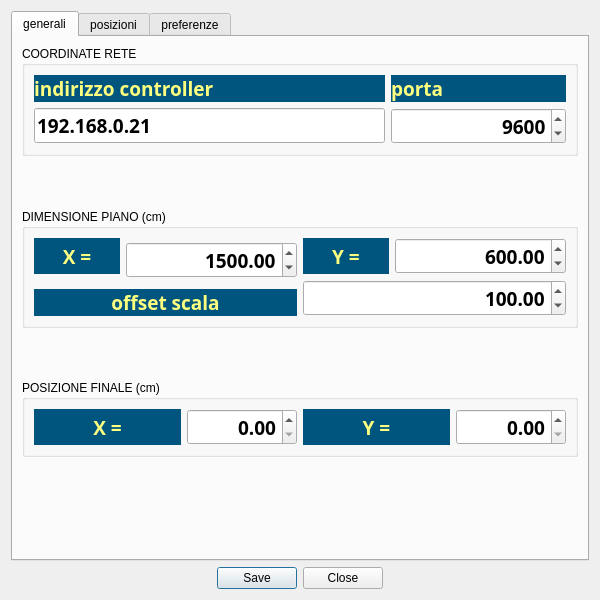
<?xml version="1.0" encoding="UTF-8"?>
<ui version="4.0">
 <class>DialogSettings</class>
 <widget class="QDialog" name="DialogSettings">
  <property name="geometry">
   <rect>
    <x>0</x>
    <y>0</y>
    <width>600</width>
    <height>600</height>
   </rect>
  </property>
  <property name="windowTitle">
   <string>impostazioni</string>
  </property>
  <layout class="QVBoxLayout" name="verticalLayout_3">
   <item>
    <widget class="QTabWidget" name="tabWidget">
     <property name="currentIndex">
      <number>0</number>
     </property>
     <widget class="QWidget" name="tab_1">
      <attribute name="title">
       <string>generali</string>
      </attribute>
      <layout class="QVBoxLayout" name="verticalLayout">
       <item>
        <widget class="QGroupBox" name="groupBox_4">
         <property name="title">
          <string>COORDINATE RETE</string>
         </property>
         <layout class="QGridLayout" name="gridLayout_2" columnstretch="2,1">
          <item row="0" column="0">
           <widget class="QLabel" name="label">
            <property name="font">
             <font>
              <family>Courier 10 Pitch</family>
              <pointsize>14</pointsize>
              <weight>75</weight>
              <bold>true</bold>
             </font>
            </property>
            <property name="styleSheet">
             <string notr="true">background-color: rgb(0, 85, 127);
color: rgb(255, 255, 127);</string>
            </property>
            <property name="text">
             <string>indirizzo controller</string>
            </property>
            <property name="buddy">
             <cstring>lineEditUrlPlc</cstring>
            </property>
           </widget>
          </item>
          <item row="1" column="0">
           <widget class="QLineEdit" name="lineEditUrlPlc">
            <property name="font">
             <font>
              <family>Courier 10 Pitch</family>
              <pointsize>14</pointsize>
              <weight>75</weight>
              <bold>true</bold>
             </font>
            </property>
            <property name="text">
             <string>192.168.0.21</string>
            </property>
           </widget>
          </item>
          <item row="0" column="1">
           <widget class="QLabel" name="label_2">
            <property name="font">
             <font>
              <family>Courier 10 Pitch</family>
              <pointsize>14</pointsize>
              <weight>75</weight>
              <bold>true</bold>
             </font>
            </property>
            <property name="styleSheet">
             <string notr="true">background-color: rgb(0, 85, 127);
color: rgb(255, 255, 127);</string>
            </property>
            <property name="text">
             <string>porta</string>
            </property>
            <property name="buddy">
             <cstring>spinBoxPortaPlc</cstring>
            </property>
           </widget>
          </item>
          <item row="1" column="1">
           <widget class="QSpinBox" name="spinBoxPortaPlc">
            <property name="font">
             <font>
              <family>Courier 10 Pitch</family>
              <pointsize>14</pointsize>
              <weight>75</weight>
              <bold>true</bold>
             </font>
            </property>
            <property name="alignment">
             <set>Qt::AlignRight|Qt::AlignTrailing|Qt::AlignVCenter</set>
            </property>
            <property name="maximum">
             <number>32000</number>
            </property>
            <property name="value">
             <number>9600</number>
            </property>
           </widget>
          </item>
         </layout>
        </widget>
       </item>
       <item>
        <spacer name="verticalSpacer_3">
         <property name="orientation">
          <enum>Qt::Vertical</enum>
         </property>
         <property name="sizeHint" stdset="0">
          <size>
           <width>20</width>
           <height>40</height>
          </size>
         </property>
        </spacer>
       </item>
       <item>
        <widget class="QGroupBox" name="groupBox_5">
         <property name="title">
          <string>DIMENSIONE PIANO (cm)</string>
         </property>
         <layout class="QGridLayout" name="gridLayout_5" columnstretch="1,2,1,2">
          <item row="0" column="0">
           <widget class="QLabel" name="label_9">
            <property name="font">
             <font>
              <family>Courier 10 Pitch</family>
              <pointsize>14</pointsize>
              <weight>75</weight>
              <bold>true</bold>
             </font>
            </property>
            <property name="styleSheet">
             <string notr="true">background-color: rgb(0, 85, 127);
color: rgb(255, 255, 127);</string>
            </property>
            <property name="text">
             <string>X =</string>
            </property>
            <property name="alignment">
             <set>Qt::AlignCenter</set>
            </property>
           </widget>
          </item>
          <item row="0" column="1" rowspan="2">
           <widget class="QDoubleSpinBox" name="doubleSpinBox_maxx">
            <property name="font">
             <font>
              <family>Courier 10 Pitch</family>
              <pointsize>14</pointsize>
              <weight>75</weight>
              <bold>true</bold>
             </font>
            </property>
            <property name="alignment">
             <set>Qt::AlignRight|Qt::AlignTrailing|Qt::AlignVCenter</set>
            </property>
            <property name="maximum">
             <double>99999.000000000000000</double>
            </property>
            <property name="value">
             <double>1500.000000000000000</double>
            </property>
           </widget>
          </item>
          <item row="0" column="2">
           <widget class="QLabel" name="label_14">
            <property name="font">
             <font>
              <family>Courier 10 Pitch</family>
              <pointsize>14</pointsize>
              <weight>75</weight>
              <bold>true</bold>
             </font>
            </property>
            <property name="styleSheet">
             <string notr="true">background-color: rgb(0, 85, 127);
color: rgb(255, 255, 127);</string>
            </property>
            <property name="text">
             <string>Y =</string>
            </property>
            <property name="alignment">
             <set>Qt::AlignCenter</set>
            </property>
           </widget>
          </item>
          <item row="0" column="3">
           <widget class="QDoubleSpinBox" name="doubleSpinBox_maxy">
            <property name="font">
             <font>
              <family>Courier 10 Pitch</family>
              <pointsize>14</pointsize>
              <weight>75</weight>
              <bold>true</bold>
             </font>
            </property>
            <property name="alignment">
             <set>Qt::AlignRight|Qt::AlignTrailing|Qt::AlignVCenter</set>
            </property>
            <property name="maximum">
             <double>99999.000000000000000</double>
            </property>
            <property name="value">
             <double>600.000000000000000</double>
            </property>
           </widget>
          </item>
          <item row="1" column="2" rowspan="2" colspan="2">
           <widget class="QDoubleSpinBox" name="doubleSpinBoxScala">
            <property name="font">
             <font>
              <family>Courier 10 Pitch</family>
              <pointsize>14</pointsize>
              <weight>75</weight>
              <bold>true</bold>
             </font>
            </property>
            <property name="alignment">
             <set>Qt::AlignRight|Qt::AlignTrailing|Qt::AlignVCenter</set>
            </property>
            <property name="minimum">
             <double>1.000000000000000</double>
            </property>
            <property name="maximum">
             <double>1000.000000000000000</double>
            </property>
            <property name="value">
             <double>100.000000000000000</double>
            </property>
           </widget>
          </item>
          <item row="2" column="0" colspan="2">
           <widget class="QLabel" name="label_4">
            <property name="font">
             <font>
              <family>Courier 10 Pitch</family>
              <pointsize>14</pointsize>
              <weight>75</weight>
              <bold>true</bold>
             </font>
            </property>
            <property name="styleSheet">
             <string notr="true">background-color: rgb(0, 85, 127);
color: rgb(255, 255, 127);</string>
            </property>
            <property name="text">
             <string>offset scala</string>
            </property>
            <property name="alignment">
             <set>Qt::AlignCenter</set>
            </property>
            <property name="buddy">
             <cstring>doubleSpinBoxScala</cstring>
            </property>
           </widget>
          </item>
         </layout>
        </widget>
       </item>
       <item>
        <spacer name="verticalSpacer_4">
         <property name="orientation">
          <enum>Qt::Vertical</enum>
         </property>
         <property name="sizeHint" stdset="0">
          <size>
           <width>20</width>
           <height>40</height>
          </size>
         </property>
        </spacer>
       </item>
       <item>
        <widget class="QGroupBox" name="groupBox_6">
         <property name="title">
          <string>POSIZIONE FINALE (cm)</string>
         </property>
         <layout class="QGridLayout" name="gridLayout_6" columnstretch="1,0,1,0">
          <item row="0" column="0">
           <widget class="QLabel" name="label_10">
            <property name="font">
             <font>
              <family>Courier 10 Pitch</family>
              <pointsize>14</pointsize>
              <weight>75</weight>
              <bold>true</bold>
             </font>
            </property>
            <property name="styleSheet">
             <string notr="true">background-color: rgb(0, 85, 127);
color: rgb(255, 255, 127);</string>
            </property>
            <property name="text">
             <string>X =</string>
            </property>
            <property name="alignment">
             <set>Qt::AlignCenter</set>
            </property>
           </widget>
          </item>
          <item row="0" column="1">
           <widget class="QDoubleSpinBox" name="doubleSpinBox_stopx">
            <property name="font">
             <font>
              <family>Courier 10 Pitch</family>
              <pointsize>14</pointsize>
              <weight>75</weight>
              <bold>true</bold>
             </font>
            </property>
            <property name="alignment">
             <set>Qt::AlignRight|Qt::AlignTrailing|Qt::AlignVCenter</set>
            </property>
            <property name="maximum">
             <double>99999.000000000000000</double>
            </property>
           </widget>
          </item>
          <item row="0" column="2">
           <widget class="QLabel" name="label_15">
            <property name="font">
             <font>
              <family>Courier 10 Pitch</family>
              <pointsize>14</pointsize>
              <weight>75</weight>
              <bold>true</bold>
             </font>
            </property>
            <property name="styleSheet">
             <string notr="true">background-color: rgb(0, 85, 127);
color: rgb(255, 255, 127);</string>
            </property>
            <property name="text">
             <string>Y =</string>
            </property>
            <property name="alignment">
             <set>Qt::AlignCenter</set>
            </property>
           </widget>
          </item>
          <item row="0" column="3">
           <widget class="QDoubleSpinBox" name="doubleSpinBox_stopy">
            <property name="font">
             <font>
              <family>Courier 10 Pitch</family>
              <pointsize>14</pointsize>
              <weight>75</weight>
              <bold>true</bold>
             </font>
            </property>
            <property name="alignment">
             <set>Qt::AlignRight|Qt::AlignTrailing|Qt::AlignVCenter</set>
            </property>
            <property name="maximum">
             <double>99999.000000000000000</double>
            </property>
           </widget>
          </item>
         </layout>
        </widget>
       </item>
       <item>
        <spacer name="verticalSpacer">
         <property name="orientation">
          <enum>Qt::Vertical</enum>
         </property>
         <property name="sizeHint" stdset="0">
          <size>
           <width>20</width>
           <height>93</height>
          </size>
         </property>
        </spacer>
       </item>
      </layout>
     </widget>
     <widget class="QWidget" name="tab_2">
      <attribute name="title">
       <string>posizioni</string>
      </attribute>
      <layout class="QVBoxLayout" name="verticalLayout_4">
       <item>
        <widget class="QGroupBox" name="groupBox">
         <property name="title">
          <string>SPOSTAMENTO PENNA (cm)</string>
         </property>
         <layout class="QGridLayout" name="gridLayout" columnstretch="1,2,1,2">
          <item row="0" column="0">
           <widget class="QLabel" name="label_5">
            <property name="font">
             <font>
              <family>Courier 10 Pitch</family>
              <pointsize>14</pointsize>
              <weight>75</weight>
              <bold>true</bold>
             </font>
            </property>
            <property name="styleSheet">
             <string notr="true">background-color: rgb(0, 85, 127);
color: rgb(255, 255, 127);</string>
            </property>
            <property name="text">
             <string>X =</string>
            </property>
            <property name="alignment">
             <set>Qt::AlignCenter</set>
            </property>
            <property name="margin">
             <number>0</number>
            </property>
           </widget>
          </item>
          <item row="0" column="1">
           <widget class="QDoubleSpinBox" name="doubleSpinBoxPennaX">
            <property name="font">
             <font>
              <family>Courier 10 Pitch</family>
              <pointsize>14</pointsize>
              <weight>75</weight>
              <bold>true</bold>
             </font>
            </property>
            <property name="alignment">
             <set>Qt::AlignRight|Qt::AlignTrailing|Qt::AlignVCenter</set>
            </property>
            <property name="decimals">
             <number>2</number>
            </property>
            <property name="minimum">
             <double>-500.000000000000000</double>
            </property>
            <property name="maximum">
             <double>500.000000000000000</double>
            </property>
            <property name="value">
             <double>0.000000000000000</double>
            </property>
           </widget>
          </item>
          <item row="0" column="2">
           <widget class="QLabel" name="label_6">
            <property name="font">
             <font>
              <family>Courier 10 Pitch</family>
              <pointsize>14</pointsize>
              <weight>75</weight>
              <bold>true</bold>
             </font>
            </property>
            <property name="styleSheet">
             <string notr="true">background-color: rgb(0, 85, 127);
color: rgb(255, 255, 127);</string>
            </property>
            <property name="text">
             <string>Y =</string>
            </property>
            <property name="alignment">
             <set>Qt::AlignCenter</set>
            </property>
            <property name="margin">
             <number>0</number>
            </property>
           </widget>
          </item>
          <item row="0" column="3">
           <widget class="QDoubleSpinBox" name="doubleSpinBoxPennaY">
            <property name="font">
             <font>
              <family>Courier 10 Pitch</family>
              <pointsize>14</pointsize>
              <weight>75</weight>
              <bold>true</bold>
             </font>
            </property>
            <property name="alignment">
             <set>Qt::AlignRight|Qt::AlignTrailing|Qt::AlignVCenter</set>
            </property>
            <property name="decimals">
             <number>2</number>
            </property>
            <property name="minimum">
             <double>-500.000000000000000</double>
            </property>
            <property name="maximum">
             <double>500.000000000000000</double>
            </property>
            <property name="value">
             <double>0.000000000000000</double>
            </property>
           </widget>
          </item>
         </layout>
        </widget>
       </item>
       <item>
        <spacer name="verticalSpacer_5">
         <property name="orientation">
          <enum>Qt::Vertical</enum>
         </property>
         <property name="sizeHint" stdset="0">
          <size>
           <width>20</width>
           <height>40</height>
          </size>
         </property>
        </spacer>
       </item>
       <item>
        <widget class="QGroupBox" name="groupBox_2">
         <property name="title">
          <string>SPOSTAMENTO LAMA (cm)</string>
         </property>
         <layout class="QGridLayout" name="gridLayout_3" columnstretch="1,2,1,2">
          <item row="0" column="0">
           <widget class="QLabel" name="label_7">
            <property name="font">
             <font>
              <family>Courier 10 Pitch</family>
              <pointsize>14</pointsize>
              <weight>75</weight>
              <bold>true</bold>
             </font>
            </property>
            <property name="styleSheet">
             <string notr="true">background-color: rgb(0, 85, 127);
color: rgb(255, 255, 127);</string>
            </property>
            <property name="text">
             <string>X =</string>
            </property>
            <property name="alignment">
             <set>Qt::AlignCenter</set>
            </property>
            <property name="margin">
             <number>0</number>
            </property>
           </widget>
          </item>
          <item row="0" column="1">
           <widget class="QDoubleSpinBox" name="doubleSpinBoxCutterX">
            <property name="font">
             <font>
              <family>Courier 10 Pitch</family>
              <pointsize>14</pointsize>
              <weight>75</weight>
              <bold>true</bold>
             </font>
            </property>
            <property name="alignment">
             <set>Qt::AlignRight|Qt::AlignTrailing|Qt::AlignVCenter</set>
            </property>
            <property name="decimals">
             <number>2</number>
            </property>
            <property name="minimum">
             <double>-500.000000000000000</double>
            </property>
            <property name="maximum">
             <double>500.000000000000000</double>
            </property>
            <property name="value">
             <double>0.000000000000000</double>
            </property>
           </widget>
          </item>
          <item row="0" column="2">
           <widget class="QLabel" name="label_11">
            <property name="font">
             <font>
              <family>Courier 10 Pitch</family>
              <pointsize>14</pointsize>
              <weight>75</weight>
              <bold>true</bold>
             </font>
            </property>
            <property name="styleSheet">
             <string notr="true">background-color: rgb(0, 85, 127);
color: rgb(255, 255, 127);</string>
            </property>
            <property name="text">
             <string>Y =</string>
            </property>
            <property name="alignment">
             <set>Qt::AlignCenter</set>
            </property>
            <property name="margin">
             <number>0</number>
            </property>
           </widget>
          </item>
          <item row="0" column="3">
           <widget class="QDoubleSpinBox" name="doubleSpinBoxCutterY">
            <property name="font">
             <font>
              <family>Courier 10 Pitch</family>
              <pointsize>14</pointsize>
              <weight>75</weight>
              <bold>true</bold>
             </font>
            </property>
            <property name="alignment">
             <set>Qt::AlignRight|Qt::AlignTrailing|Qt::AlignVCenter</set>
            </property>
            <property name="decimals">
             <number>2</number>
            </property>
            <property name="minimum">
             <double>-500.000000000000000</double>
            </property>
            <property name="maximum">
             <double>500.000000000000000</double>
            </property>
            <property name="value">
             <double>0.000000000000000</double>
            </property>
           </widget>
          </item>
         </layout>
        </widget>
       </item>
       <item>
        <spacer name="verticalSpacer_6">
         <property name="orientation">
          <enum>Qt::Vertical</enum>
         </property>
         <property name="sizeHint" stdset="0">
          <size>
           <width>20</width>
           <height>40</height>
          </size>
         </property>
        </spacer>
       </item>
       <item>
        <widget class="QGroupBox" name="groupBox_3">
         <property name="title">
          <string>SPOSTAMENTO RULLO (cm)</string>
         </property>
         <layout class="QGridLayout" name="gridLayout_4" columnstretch="1,2,1,2">
          <item row="2" column="0" colspan="2">
           <widget class="QDoubleSpinBox" name="doubleSpinBoxRullo">
            <property name="font">
             <font>
              <family>Courier 10 Pitch</family>
              <pointsize>14</pointsize>
              <weight>75</weight>
              <bold>true</bold>
             </font>
            </property>
            <property name="alignment">
             <set>Qt::AlignRight|Qt::AlignTrailing|Qt::AlignVCenter</set>
            </property>
            <property name="maximum">
             <double>1.000000000000000</double>
            </property>
            <property name="singleStep">
             <double>0.010000000000000</double>
            </property>
            <property name="value">
             <double>0.100000000000000</double>
            </property>
           </widget>
          </item>
          <item row="0" column="0">
           <widget class="QLabel" name="label_12">
            <property name="font">
             <font>
              <family>Courier 10 Pitch</family>
              <pointsize>14</pointsize>
              <weight>75</weight>
              <bold>true</bold>
             </font>
            </property>
            <property name="styleSheet">
             <string notr="true">background-color: rgb(0, 85, 127);
color: rgb(255, 255, 127);</string>
            </property>
            <property name="text">
             <string>X =</string>
            </property>
            <property name="alignment">
             <set>Qt::AlignCenter</set>
            </property>
            <property name="margin">
             <number>0</number>
            </property>
           </widget>
          </item>
          <item row="0" column="1">
           <widget class="QDoubleSpinBox" name="doubleSpinBoxRulloX">
            <property name="font">
             <font>
              <family>Courier 10 Pitch</family>
              <pointsize>14</pointsize>
              <weight>75</weight>
              <bold>true</bold>
             </font>
            </property>
            <property name="alignment">
             <set>Qt::AlignRight|Qt::AlignTrailing|Qt::AlignVCenter</set>
            </property>
            <property name="decimals">
             <number>2</number>
            </property>
            <property name="minimum">
             <double>-500.000000000000000</double>
            </property>
            <property name="maximum">
             <double>500.000000000000000</double>
            </property>
            <property name="value">
             <double>0.000000000000000</double>
            </property>
           </widget>
          </item>
          <item row="0" column="2">
           <widget class="QLabel" name="label_13">
            <property name="font">
             <font>
              <family>Courier 10 Pitch</family>
              <pointsize>14</pointsize>
              <weight>75</weight>
              <bold>true</bold>
             </font>
            </property>
            <property name="styleSheet">
             <string notr="true">background-color: rgb(0, 85, 127);
color: rgb(255, 255, 127);</string>
            </property>
            <property name="text">
             <string>Y =</string>
            </property>
            <property name="alignment">
             <set>Qt::AlignCenter</set>
            </property>
            <property name="margin">
             <number>0</number>
            </property>
           </widget>
          </item>
          <item row="0" column="3">
           <widget class="QDoubleSpinBox" name="doubleSpinBoxRulloY">
            <property name="font">
             <font>
              <family>Courier 10 Pitch</family>
              <pointsize>14</pointsize>
              <weight>75</weight>
              <bold>true</bold>
             </font>
            </property>
            <property name="alignment">
             <set>Qt::AlignRight|Qt::AlignTrailing|Qt::AlignVCenter</set>
            </property>
            <property name="decimals">
             <number>2</number>
            </property>
            <property name="minimum">
             <double>-500.000000000000000</double>
            </property>
            <property name="maximum">
             <double>500.000000000000000</double>
            </property>
            <property name="value">
             <double>0.000000000000000</double>
            </property>
           </widget>
          </item>
          <item row="1" column="0" colspan="2">
           <widget class="QLabel" name="label_8">
            <property name="font">
             <font>
              <family>Courier 10 Pitch</family>
              <pointsize>14</pointsize>
              <weight>75</weight>
              <bold>true</bold>
             </font>
            </property>
            <property name="styleSheet">
             <string notr="true">background-color: rgb(0, 85, 127);
color: rgb(255, 255, 127);</string>
            </property>
            <property name="text">
             <string>override rotazione</string>
            </property>
            <property name="alignment">
             <set>Qt::AlignBottom|Qt::AlignHCenter</set>
            </property>
           </widget>
          </item>
          <item row="1" column="2" colspan="2">
           <widget class="QLabel" name="label_3">
            <property name="font">
             <font>
              <family>Courier 10 Pitch</family>
              <pointsize>14</pointsize>
              <weight>75</weight>
              <bold>true</bold>
             </font>
            </property>
            <property name="styleSheet">
             <string notr="true">background-color: rgb(0, 85, 127);
color: rgb(255, 255, 127);</string>
            </property>
            <property name="text">
             <string>offset gradi</string>
            </property>
            <property name="alignment">
             <set>Qt::AlignBottom|Qt::AlignHCenter</set>
            </property>
            <property name="buddy">
             <cstring>spinBoxOffsetLama</cstring>
            </property>
           </widget>
          </item>
          <item row="2" column="2" colspan="2">
           <widget class="QSpinBox" name="spinBoxOffsetLama">
            <property name="font">
             <font>
              <family>Courier 10 Pitch</family>
              <pointsize>14</pointsize>
              <weight>75</weight>
              <bold>true</bold>
             </font>
            </property>
            <property name="alignment">
             <set>Qt::AlignRight|Qt::AlignTrailing|Qt::AlignVCenter</set>
            </property>
            <property name="minimum">
             <number>-180</number>
            </property>
            <property name="maximum">
             <number>180</number>
            </property>
            <property name="value">
             <number>-123</number>
            </property>
           </widget>
          </item>
         </layout>
        </widget>
       </item>
       <item>
        <spacer name="verticalSpacer_2">
         <property name="orientation">
          <enum>Qt::Vertical</enum>
         </property>
         <property name="sizeHint" stdset="0">
          <size>
           <width>20</width>
           <height>0</height>
          </size>
         </property>
        </spacer>
       </item>
      </layout>
     </widget>
     <widget class="QWidget" name="tab_3">
      <attribute name="title">
       <string>preferenze</string>
      </attribute>
      <layout class="QVBoxLayout" name="verticalLayout_2">
       <item>
        <widget class="QTableWidget" name="tableWidget_colorpref">
         <column>
          <property name="text">
           <string>colore</string>
          </property>
         </column>
         <column>
          <property name="text">
           <string>passo</string>
          </property>
         </column>
         <column>
          <property name="text">
           <string>ordine</string>
          </property>
         </column>
         <column>
          <property name="text">
           <string>genera</string>
          </property>
         </column>
        </widget>
       </item>
      </layout>
     </widget>
    </widget>
   </item>
   <item>
    <widget class="QDialogButtonBox" name="buttonBox">
     <property name="orientation">
      <enum>Qt::Horizontal</enum>
     </property>
     <property name="standardButtons">
      <set>QDialogButtonBox::Close|QDialogButtonBox::Save</set>
     </property>
     <property name="centerButtons">
      <bool>true</bool>
     </property>
    </widget>
   </item>
  </layout>
 </widget>
 <tabstops>
  <tabstop>lineEditUrlPlc</tabstop>
  <tabstop>doubleSpinBoxPennaX</tabstop>
  <tabstop>doubleSpinBoxPennaY</tabstop>
  <tabstop>doubleSpinBoxCutterX</tabstop>
  <tabstop>doubleSpinBoxCutterY</tabstop>
  <tabstop>doubleSpinBoxRulloX</tabstop>
  <tabstop>doubleSpinBoxRulloY</tabstop>
  <tabstop>buttonBox</tabstop>
 </tabstops>
 <resources/>
 <connections>
  <connection>
   <sender>buttonBox</sender>
   <signal>accepted()</signal>
   <receiver>DialogSettings</receiver>
   <slot>accept()</slot>
   <hints>
    <hint type="sourcelabel">
     <x>258</x>
     <y>292</y>
    </hint>
    <hint type="destinationlabel">
     <x>157</x>
     <y>274</y>
    </hint>
   </hints>
  </connection>
  <connection>
   <sender>buttonBox</sender>
   <signal>rejected()</signal>
   <receiver>DialogSettings</receiver>
   <slot>reject()</slot>
   <hints>
    <hint type="sourcelabel">
     <x>326</x>
     <y>292</y>
    </hint>
    <hint type="destinationlabel">
     <x>286</x>
     <y>274</y>
    </hint>
   </hints>
  </connection>
 </connections>
</ui>
